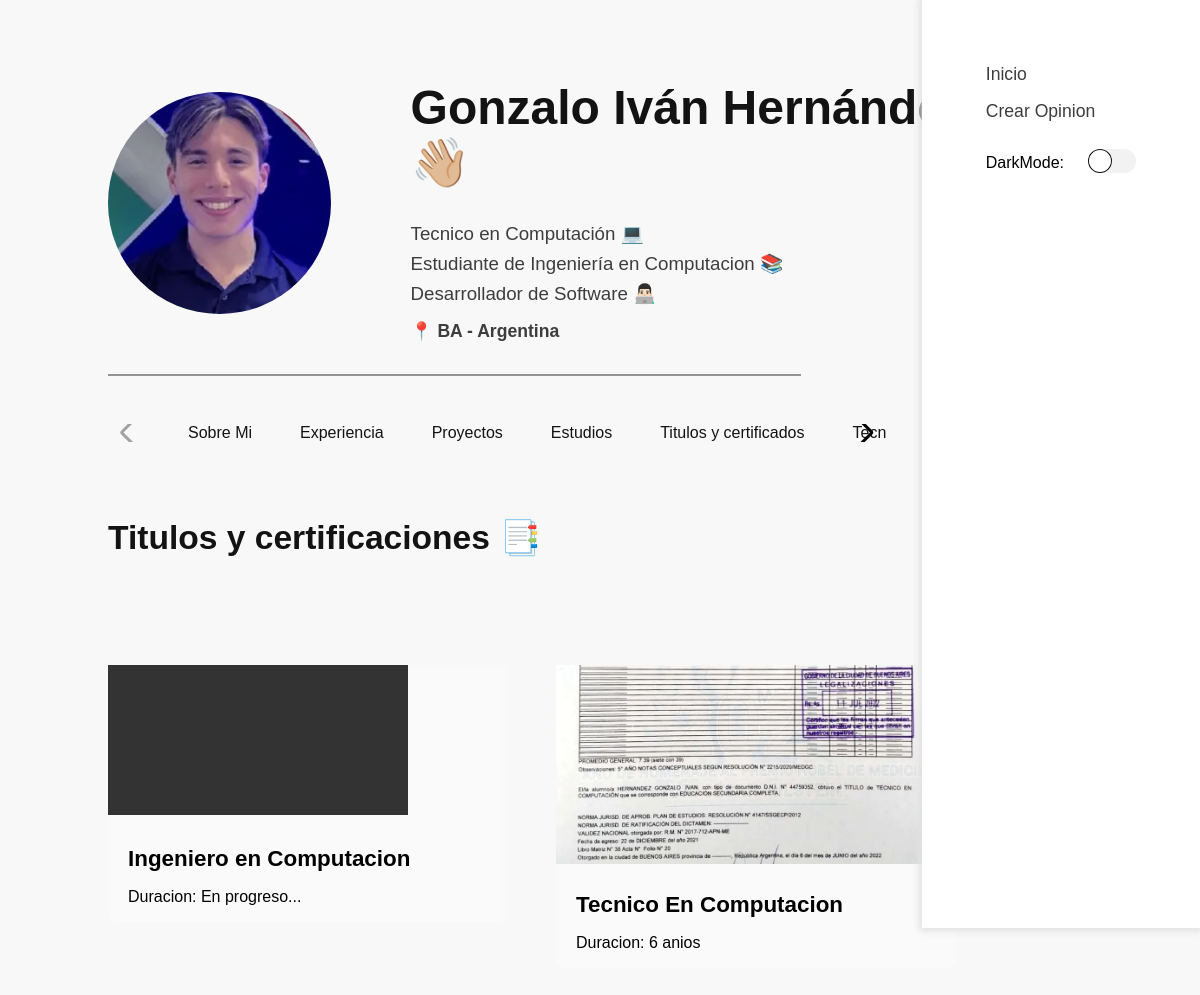
The app's page /titulos with its own data.
### tables this page shows
CREATE TABLE titulo(
    id int NOT NULL AUTO_INCREMENT,
    nombre varchar(50),
    duracion varchar(50),
    imagen varchar(30),
    fecha DATE,
    PRIMARY KEY(id)
);

### controllers/TitulosController.php (called while the page is built, shortened)
<?php
class TitulosController{
    public static function index(Router $router){
        $titulos = Titulo::all("ASC");
        $router->render("titulos/index",[
            "titulo" => "Titulos y certificaciones",
            "titulos" => $titulos
        ]);
    }
}

### public/index.php (called while the page is built, shortened)
<?php
$router = new Router();
$router->get("/",[IndexController::class,"index"]);
$router->get("/experiencia",[ExperienciaController::class,"index"]);
$router->get("/estudios",[EstudiosController::class,"index"]);
$router->get("/titulos",[TitulosController::class,"index"]);
$router->get('/proyectos',[ProyectosController::class,"index"]);
$router->get('/tecnologias',[TecnologiasController::class,"index"]);
$router->comprobarRutas();

### models/ActiveRecord.php (called while the page is built, shortened)
<?php
class ActiveRecord {
    protected static $db;
    protected static $tabla = '';
    public static function setDB($database) {
        self::$db = $database;
    }
    public static function all($order = 'DESC') {
        $query = "SELECT * FROM " . static::$tabla . " ORDER BY id {$order};";
        $resultado = self::consultarSQL($query);
        return $resultado;
    }
    public static function consultarSQL($query) {
        $resultado = self::$db->query($query);
        $array = [];
        while($registro = $resultado->fetch_assoc()) {
            $array[] = static::crearObjeto($registro);
        }
        return $array;
    }
    protected static function crearObjeto($registro) {
        $objeto = new static;
        foreach($registro as $key => $value ) {
            if(property_exists( $objeto, $key  )) {
                $objeto->$key = $value;
            }
        }
        return $objeto;
    }
}

### views/titulos/index.php (the view, shortened to what this page needs)
<section class="seccion container seccion-titulos">
    <div class="seccion__titulo">
        <h2>Titulos y certificaciones 📑</h2>
    </div>
    <div class="swiper2 mySwiper">
    <div class="swiper-wrapper">
        <?php foreach($titulos as $tituloIns):?>
      <div class="swiper-slide">
            <div class="seccion__card">
                <div class="seccion__card-img">
                    <picture>
                        <source srcset="build/img/<?php echo $tituloIns->imagen; ?>.webp" type="image/webp">
                        <?php if(str_contains($tituloIns->imagen,"nil") ){?>
                            <video src="build/img/puntos.gif" alt="ptm abuela" >
                        <?php }else{?>
                            <img src="build/img/<?php echo $tituloIns->imagen; ?>.png" alt="<?php echo $tituloIns->imagen;?>" >
                        <?php }   ?>
                    </picture>
                </div>
                <div class="seccion__texto">
                    <h3><?php echo $tituloIns->nombre ?? '';?></h3>
                    <p>Duracion: <?php echo $tituloIns->duracion?></p>
                </div>
            </div>
      </div>
      <?php endforeach?>
    </div>
  </div>
</section>

### Router.php (shortened to what this page needs)
<?php
class Router
{
    public array $getRoutes = [];
    public array $postRoutes = [];
    public function get($url, $fn)
    {
        $this->getRoutes[$url] = $fn;
    }
    public function comprobarRutas()
    {
        $currentUrl = strtok($_SERVER["REQUEST_URI"],"?") ?? "/";
        $method = $_SERVER['REQUEST_METHOD'];
        if ($method === 'GET') {
            $fn = $this->getRoutes[$currentUrl] ?? null;
        } else {
            $fn = $this->postRoutes[$currentUrl] ?? null;
        }
        if ( $fn ) {
            call_user_func($fn, $this);
        } else {
            echo "Página No Encontrada o Ruta no válida";
        }
    }
    public function render($view, $datos = [])
    {
        include_once __DIR__ . "/views/$view.php";
        $contenido = ob_get_clean();
        include_once __DIR__ . '/views/layout.php';
    }
}

### views/layout.php (shortened to what this page needs)
<!DOCTYPE html>
<html lang="es">
<head>
    <link rel="stylesheet" href="build/css/app.css">
</head>
<body>
<div class="contenido">
<?php include __DIR__ . '/templates/header.php';?>
<?php include __DIR__ . '/templates/secciones_enlaces.php'?>
<?php echo $contenido;?>
</div>
</body>
</html>

### views/templates/header.php
<header class="header container">
<div class="header__container">
<div class="header__foto">
    <picture>
       <source srcset="build/img/fotopersonal.webp" type="image/webp">
       <img src="build/img/fotopersonal.jpg" alt="Imagen personal" loading="lazy">
    </picture>
</div>
<div class="header__data">
    <div class="header__nombre">
       <h1>Gonzalo Iván Hernández <span class="shake block">👋🏼</span></h1>
    </div>
    <div class="header__profesion">
        <h3>Tecnico en Computación 💻</h3>
        <h3>Estudiante de Ingeniería en Computacion 📚</h3>
        <h3>Desarrollador de Software 👨🏻‍💻</h3>
    </div>
    <div class="header__localidad">
        <h4>📍 BA - Argentina</h4>
    </div>
</div>
</div>
<span class="separador">
<nav class="navegacion">
<?php include_once __DIR__ . '/navegacion.php'; ?>
</nav>
</header>

### views/templates/navegacion.php
<nav class="navegacion__container">
    <div class="navegacion__enlaces">
        <a href="/">Inicio</a>
        <a href="">Crear Opinion</a>
        <div class="navegacion__dark">
        <p>DarkMode:</p>
        <?php include_once __DIR__ . '/switch-button.php'?>
        </div>
    </div>
</nav>

### views/templates/switch-button.php (shortened to what this page needs)
<div class="switch-button">
    <label for="switch-label" class="switch-button__label"></label>
</div>

### views/templates/secciones_enlaces.php (shortened to what this page needs)
<div class="secciones container">
    <div class="swiper mySwiper">
        <div class="secciones__enlaces swiper-wrapper">
            <a href="/" class="secciones__enlace seccion__enlace--actual swiper-slide">Sobre Mi</a>
            <a href="/experiencia" class="secciones__enlace swiper-slide">Experiencia</a>
            <a href="/proyectos" class="secciones__enlace seccion__enlace--actual swiper-slide">Proyectos</a>
            <a href="/estudios" class="secciones__enlace swiper-slide">Estudios</a>
            <a href="/titulos" class="secciones__enlace seccion__enlace--actual swiper-slide">Titulos y certificados</a>
            <a href="/tecnologias" class="secciones__enlace seccion__enlace--actual swiper-slide">Tecnologias</a>
        </div>
        <div class="swiper-button-next"></div>
        <div class="swiper-button-prev"></div>
    </div>
</div>

### public/build/css/app.css (style rules this page uses)
.contenido { width:90% }
body { background-color:#f8f8f8;padding:2rem 0;margin:0 }
:after,:before { margin:0;padding:0 }
a,button,h1,h2,h3,h4,h5,h6,input,label,p,small,span,textarea,ul { font-family:Poppins,sans-serif }
.container { max-width:60%;margin:0 auto }
@media (min-width:768px) { .container { max-width:70%;margin:0 auto } }
@media (min-width:1024px) { .container { max-width:80%;margin:0 auto } }
.separador { display:block;border:.2px solid #939393;width:80% }
img { width:100%;display:block }
.swiper-button-next,.swiper-button-prev { color:#000!important;max-width:30px }
.swiper { width:90%!important;margin-left:0!important;margin-right:0!important }
.swiper-slide { width:-moz-fit-content!important;width:fit-content!important;margin-right:3rem!important }
.swiper2 { overflow-x:hidden!important;cursor:grab }
.block { display:inline-block }
.shake { animation:shake 2s linear infinite }
.header__container { padding:2rem 0;display:flex;align-items:center;gap:5rem }
.header__foto,.header img { border-radius:50% }
.header__foto { width:250px }
.header__data { display:flex;flex-direction:column;gap:.5rem }
.header__nombre h1 { font-size:3rem;margin:1rem 0;color:#131313 }
.header__profesion h3 { color:#3d3d3d;font-weight:500;margin:.5rem 0 }
.header__localidad h4 { margin:0;color:#3d3d3d;font-size:1.1rem }
.navegacion { position:fixed;background-color:#fff;z-index:10;right:0;top:0;height:100vh;padding:4rem;box-shadow:0 0 7px 3px #e1e1e1 }
.navegacion__enlaces { display:flex;flex-direction:column;gap:1rem }
.navegacion__enlaces a { text-decoration:none;color:#3d3d3d;font-size:1.1rem;background-color:transparent;border:0 solid transparent }
.navegacion__dark { display:flex;align-items:center;gap:1.5rem }
.switch-button { display:inline-block }
.switch-button .switch-button__label { background-color:#f2f2f2;width:3rem;height:1.5rem;border-radius:3rem;display:inline-block;position:relative }
.switch-button .switch-button__label:before { transition:.2s;display:block;position:absolute;width:1.5rem;height:1.5rem;background-color:#fff;content:"";border-radius:50%;box-shadow:inset 0 0 0 1px #131313 }
.secciones { padding:3rem 0 }
.secciones__enlaces a { text-decoration:none;color:#131313;font-size:1rem;background-color:transparent;border:0 solid transparent;margin-right:3rem }
.secciones__enlaces { padding:0 5rem }
.seccion { overflow-y:scroll;max-height:1000px }
@media (min-width:768px) { .seccion { max-height:700px } }
.seccion__titulo { font-size:1.4rem;color:#131313 }
.seccion__texto { text-align:justify;width:90% }
.seccion__texto h3 { margin-top:1.7rem;font-size:1.4rem;margin-bottom:0 }
.seccion-titulos { overflow-y:hidden;max-height:90% }
.seccion__card { margin-top:5rem;background-color:#fafafa;border-bottom-left-radius:10px;border-bottom-right-radius:10px;display:flex;flex-direction:column;align-items:center }
.seccion__card-img { width:400px }
.seccion__card-img img { height:100%;-o-object-fit:cover;object-fit:cover }

### records on screen
titulo: nombre "Ingeniero en Computacion", duracion "En progreso..."
titulo: imagen (picture), nombre "Tecnico En Computacion", duracion "6 anios"
